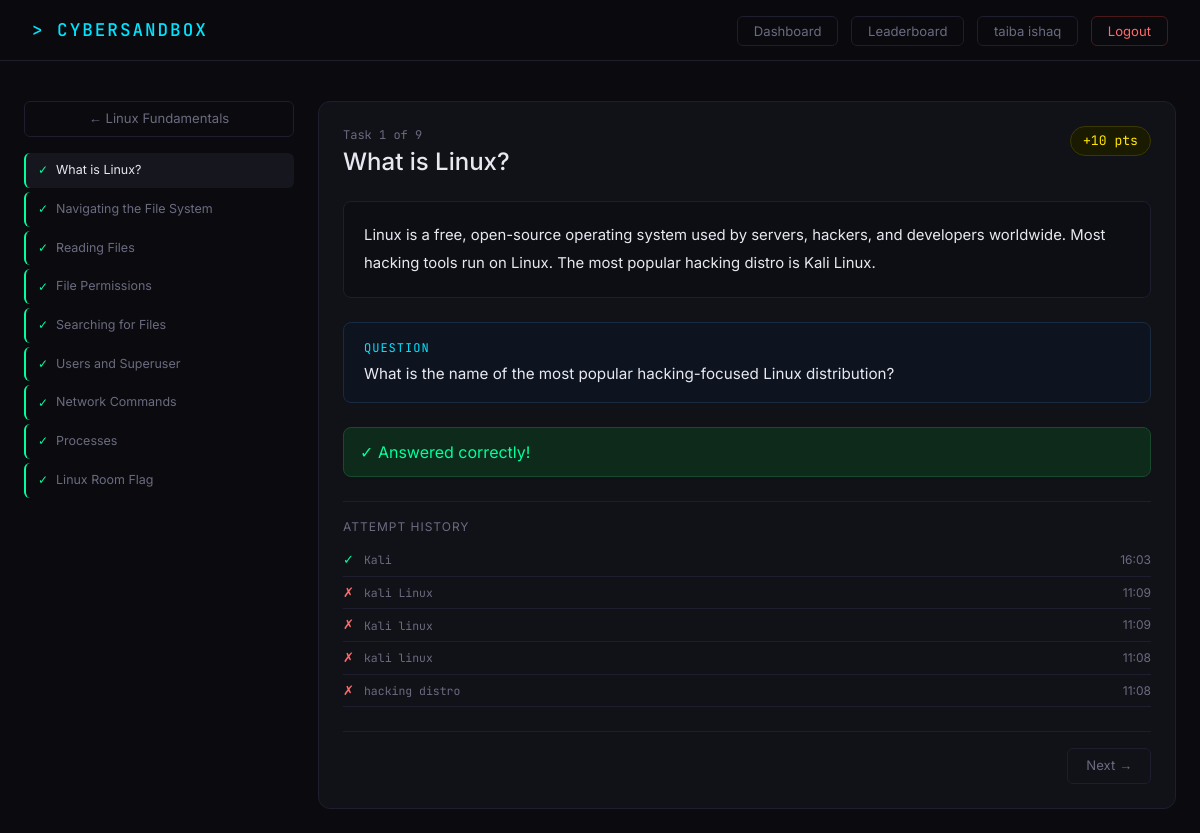
The page /room/1/task/1 (signed in) on the database its author committed.
### app/models.py (models this page shows, shortened)
class User(db.Model):
    __tablename__ = 'users'
    id            = db.Column(db.Integer, primary_key=True)
    username      = db.Column(db.String(50),  unique=True, nullable=False)
    email         = db.Column(db.String(100), unique=True, nullable=False)
    password      = db.Column(db.String(200), nullable=False)
    points        = db.Column(db.Integer, default=0)
    is_admin      = db.Column(db.Boolean, default=False)
    joined_at     = db.Column(db.DateTime, default=datetime.utcnow)
    solves        = db.relationship('TaskSolve',  backref='user', lazy=True)
    attempts      = db.relationship('TaskAttempt',backref='user', lazy=True)
    user_badges   = db.relationship('UserBadge',  backref='user', lazy=True)
    room_progress = db.relationship('RoomProgress',backref='user',lazy=True)

class Room(db.Model):
    __tablename__ = 'rooms'
    id          = db.Column(db.Integer, primary_key=True)
    title       = db.Column(db.String(100), nullable=False)
    description = db.Column(db.Text,        nullable=False)
    category    = db.Column(db.String(50),  default='General')
    difficulty  = db.Column(db.String(20),  default='Beginner')
    icon        = db.Column(db.String(10),  default='🔐')
    order_index = db.Column(db.Integer,     default=0)
    tasks       = db.relationship('Task', backref='room', lazy=True,
                                  order_by='Task.order_index')
    progress    = db.relationship('RoomProgress', backref='room', lazy=True)

class Task(db.Model):
    __tablename__ = 'tasks'
    id           = db.Column(db.Integer, primary_key=True)
    room_id      = db.Column(db.Integer, db.ForeignKey('rooms.id'), nullable=False)
    order_index  = db.Column(db.Integer, default=0)
    title        = db.Column(db.String(150), nullable=False)
    content      = db.Column(db.Text,        nullable=False)   # theory/explanation
    question     = db.Column(db.String(300), nullable=False)
    flag         = db.Column(db.String(150), nullable=False)
    hint         = db.Column(db.Text,        nullable=True)
    points       = db.Column(db.Integer,     default=10)
    task_type    = db.Column(db.String(30),  default='flag')   # flag / text / multiple
    solves       = db.relationship('TaskSolve',   backref='task', lazy=True)
    attempts     = db.relationship('TaskAttempt', backref='task', lazy=True)

class TaskAttempt(db.Model):
    __tablename__ = 'task_attempts'
    id           = db.Column(db.Integer, primary_key=True)
    user_id      = db.Column(db.Integer, db.ForeignKey('users.id'),    nullable=False)
    task_id      = db.Column(db.Integer, db.ForeignKey('tasks.id'),    nullable=False)
    submitted    = db.Column(db.String(200), nullable=False)
    is_correct   = db.Column(db.Boolean, default=False)
    attempted_at = db.Column(db.DateTime, default=datetime.utcnow)

### app/routes.py (the view, shortened to what this page needs)
@main.route('/room/<int:room_id>/task/<int:task_id>', methods=['GET', 'POST'])
@login_required
def task(room_id, task_id):
    r          = Room.query.get_or_404(room_id)
    t          = Task.query.get_or_404(task_id)
    tasks      = Task.query.filter_by(room_id=room_id).order_by(Task.order_index).all()
    solved_ids = get_solved_task_ids(current_user.id)
    already    = task_id in solved_ids
    attempts   = TaskAttempt.query.filter_by(
                     user_id=current_user.id, task_id=task_id
                 ).order_by(TaskAttempt.attempted_at.desc()).all()
    task_list = list(tasks)
    idx       = next((i for i, x in enumerate(task_list) if x.id == task_id), 0)
    prev_task = task_list[idx - 1] if idx > 0 else None
    next_task = task_list[idx + 1] if idx < len(task_list) - 1 else None
    return render_template('task.html', room=r, task=t, tasks=tasks,
                           solved_ids=solved_ids, already_solved=already,
                           attempts=attempts, prev_task=prev_task, next_task=next_task)

### app/models.py (called while the page is built)
@login_manager.user_loader
def load_user(user_id):
    return User.query.get(int(user_id))

### app/routes.py (called while the page is built)
def get_solved_task_ids(user_id):
    rows = TaskSolve.query.filter_by(user_id=user_id).all()
    return {s.task_id for s in rows}

### app/templates/task.html (shortened to what this page needs)
{% extends "base.html" %}
{% block content %}
<div class="row g-4">
  <div class="col-md-3">
    <a href="/room/{{ room.id }}" class="btn-cs-outline d-block text-center mb-3">← {{ room.title }}</a>
    <div class="d-flex flex-column gap-1">
    {% for t in tasks %}
    {% set done = t.id in solved_ids %}
    <a href="/room/{{ room.id }}/task/{{ t.id }}" style="text-decoration:none">
      <div style="padding:8px 12px;border-radius:6px;
           background:{% if t.id==task.id %}#16161f{% else %}transparent{% endif %};
           border-left:2px solid {% if done %}var(--green){% elif t.id==task.id %}var(--pink){% else %}var(--border){% endif %};
           display:flex;align-items:center;gap:8px">
        <span style="font-size:0.75rem;font-family:'JetBrains Mono',monospace;
               color:{% if done %}var(--green){% elif t.id==task.id %}var(--pink){% else %}var(--text-muted){% endif %};
               flex-shrink:0">
          {% if done %}✓{% else %}{{ '%02d'|format(t.order_index) }}{% endif %}
        </span>
        <span style="font-size:0.78rem;color:{% if t.id==task.id %}var(--text){% else %}var(--text-muted){% endif %}">
          {{ t.title }}
        </span>
      </div>
    </a>
    {% endfor %}
    </div>
  </div>
  <div class="col-md-9">
    <div class="cs-card p-4">
      <div class="d-flex justify-content-between align-items-start mb-4">
        <div>
          <div style="font-size:0.75rem;color:var(--text-muted);font-family:'JetBrains Mono',monospace;margin-bottom:4px">
            Task {{ task.order_index }} of {{ tasks|length }}
          </div>
          <h4 style="margin:0;font-weight:500">{{ task.title }}</h4>
        </div>
        <span style="background:#1a1a00;border:1px solid #3a3a00;color:var(--yellow);
               font-family:'JetBrains Mono',monospace;font-size:0.82rem;
               padding:4px 12px;border-radius:20px;flex-shrink:0">
          +{{ task.points }} pts
        </span>
      </div>
      <div style="background:#0d0d14;border:1px solid var(--border);border-radius:8px;
           padding:1.25rem;margin-bottom:1.5rem;line-height:1.85;font-size:0.93rem;
           color:var(--text)">
        {{ task.content }}
      </div>
      <div style="background:#0d1420;border:1px solid #1a2a40;border-radius:8px;
           padding:1rem 1.25rem;margin-bottom:1.5rem">
        <div style="font-size:0.75rem;color:var(--cyan);font-family:'JetBrains Mono',monospace;
             text-transform:uppercase;letter-spacing:1px;margin-bottom:6px">Question</div>
        <p style="margin:0;font-size:0.95rem">{{ task.question }}</p>
      </div>
      {% if already_solved %}
      <div class="alert-success-cs">✓ Answered correctly!</div>
      {% endif %}
      {% if attempts %}
      <div style="margin-top:1.5rem;border-top:1px solid var(--border);padding-top:1rem">
        <div style="font-size:0.75rem;color:var(--text-muted);text-transform:uppercase;
             letter-spacing:1px;margin-bottom:0.5rem">Attempt history</div>
        {% for a in attempts[:5] %}
        <div style="display:flex;align-items:center;gap:10px;padding:6px 0;
             border-bottom:1px solid var(--border);font-size:0.82rem">
          <span style="color:{% if a.is_correct %}var(--green){% else %}#ff6b6b{% endif %};flex-shrink:0">
            {% if a.is_correct %}✓{% else %}✗{% endif %}
          </span>
          <code style="color:var(--text-muted);flex-grow:1">{{ a.submitted }}</code>
          <span style="color:var(--text-muted);font-size:0.75rem;flex-shrink:0">
            {{ a.attempted_at.strftime('%H:%M') }}
          </span>
        </div>
        {% endfor %}
      </div>
      {% endif %}
      <div class="d-flex justify-content-between mt-4 pt-3" style="border-top:1px solid var(--border)">
        {% if next_task %}
        <a href="/room/{{ room.id }}/task/{{ next_task.id }}" class="btn-cs-outline">Next →</a>
        {% else %}<span></span>{% endif %}
      </div>
    </div>
  </div>
</div>
{% endblock %}

### app/templates/base.html (shortened to what this page needs)
<!DOCTYPE html>
<html>
<head>
    <link rel="stylesheet" href="https://cdn.jsdelivr.net/npm/bootstrap@5.3.0/dist/css/bootstrap.min.css">
</head>
<body>
<nav class="navbar d-flex justify-content-between align-items-center">
    <a class="navbar-brand" href="/">&gt; CYBERSANDBOX</a>
    <div>
        {% if current_user.is_authenticated %}
            <a href="/dashboard"   class="nav-btn">Dashboard</a>
            <a href="/leaderboard" class="nav-btn">Leaderboard</a>
            <a href="/profile"     class="nav-btn">{{ current_user.username }}</a>
            <a href="/logout"      class="nav-btn" style="color:#ff6b6b;border-color:#4a1a1a">Logout</a>
        {% else %}
            <a href="/login"    class="nav-btn">Login</a>
            <a href="/register" class="nav-btn nav-btn-primary">Join Free</a>
        {% endif %}
    </div>
</nav>
<div class="container-fluid px-4 py-4" style="max-width:1300px">
    {% block content %}{% endblock %}
</div>
</body>
</html>

### app/templates/base.html (style rules this page uses)
:root { --bg-main: #0a0a0f; --bg-card: #111118; --bg-card2: #16161f; --pink: #ff2d78; --purple: #7b2fff; --cyan: #00e5ff; --green: #00ff9d; --yellow: #ffe600; --text: #e8e8f0; --text-muted: #6b6b80; --border: #1e1e2e; }
* { font-family: 'Inter', sans-serif; }
body { background: var(--bg-main); color: var(--text); min-height: 100vh; }
code, .mono { font-family: 'JetBrains Mono', monospace; }
.navbar { background: rgba(10,10,15,0.95); border-bottom: 1px solid var(--border); backdrop-filter: blur(12px); padding: 0.75rem 2rem; }
.navbar-brand { font-family: 'JetBrains Mono', monospace; font-weight: 500; font-size: 1.1rem; color: var(--cyan) !important; letter-spacing: 2px; }
.nav-btn { background: transparent; border: 1px solid var(--border); color: var(--text-muted); padding: 6px 16px; border-radius: 6px; font-size: 0.82rem; text-decoration: none; transition: all 0.2s; margin-left: 8px; }
.cs-card { background: var(--bg-card); border: 1px solid var(--border); border-radius: 12px; transition: border-color 0.2s, transform 0.2s; }
.btn-cs-outline { background: transparent; border: 1px solid var(--border); color: var(--text-muted); border-radius: 6px; font-size: 0.82rem; padding: 7px 18px; text-decoration: none; transition: all 0.2s; display: inline-block; }
.alert-success-cs { background: #0d2a1a; color: var(--green); border: 1px solid #1a4a2e; border-radius: 8px; padding: 12px 16px; }

### rows shown on the page
User: username "taiba ishaq"
Room: title "Linux Fundamentals"
Task: title "What is Linux?", order_index "1", points "10", content "Linux is a free, open-source operating system used by servers, hackers, and developers worldwide. Most hacking tools run on Linux. The most popular hacking distro is Kali Linux.", question "What is the name of the most popular hacking-focused Linux distribution?"
Task: title "Navigating the File System"
Task: title "Reading Files"
Task: title "File Permissions"
Task: title "Searching for Files"
Task: title "Users and Superuser"
Task: title "Network Commands"
Task: title "Processes"
Task: title "Linux Room Flag"
TaskAttempt: submitted "Kali", attempted_at "16:03"
TaskAttempt: submitted "kali Linux", attempted_at "11:09"
TaskAttempt: submitted "Kali linux", attempted_at "11:09"
TaskAttempt: submitted "kali linux", attempted_at "11:08"
TaskAttempt: submitted "hacking distro", attempted_at "11:08"

### other values the page prints
{{ tasks|length }} "9"
